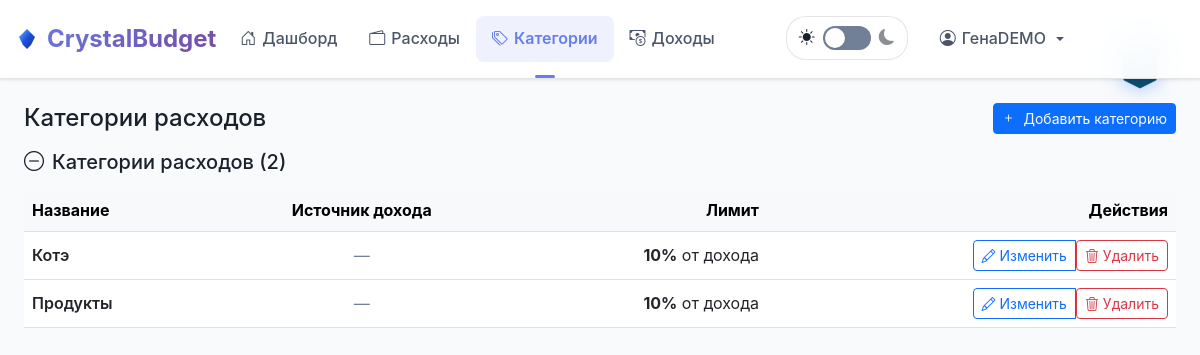
Page /categories (signed in) on the committed database.
### tables this page shows
CREATE TABLE categories (
            id INTEGER PRIMARY KEY AUTOINCREMENT,
            name TEXT NOT NULL,
            limit_type TEXT CHECK(limit_type IN ('fixed', 'percent')) DEFAULT 'fixed',
            value DECIMAL(10,2) NOT NULL,
            category_type TEXT DEFAULT 'expense' CHECK(category_type IN ('expense','income')),
            user_id INTEGER NOT NULL,
            created_at TIMESTAMP DEFAULT CURRENT_TIMESTAMP,
            FOREIGN KEY (user_id) REFERENCES users (id) ON DELETE CASCADE,
            UNIQUE(name, user_id, category_type)
        );

### app.py (the view)
@app.route("/categories")
@login_required
def categories():
    uid = session["user_id"]
    conn = get_db()
    rows = conn.execute(
        "SELECT *, COALESCE(category_type, 'expense') as category_type FROM categories WHERE user_id=? ORDER BY category_type, name", (uid,)
    ).fetchall()
    sources = conn.execute(
        "SELECT id, name FROM income_sources WHERE user_id=? ORDER BY name", (uid,)
    ).fetchall()
    rules = conn.execute(
        "SELECT category_id, source_id FROM source_category_rules WHERE user_id=?", (uid,)
    ).fetchall()
    rules_map = {r["category_id"]: r["source_id"] for r in rules}
    expense_categories = [cat for cat in rows if cat["category_type"] == "expense"]
    income_categories = [cat for cat in rows if cat["category_type"] == "income"]
    conn.close()
    return render_template("categories.html",
                         categories=rows,
                         expense_categories=expense_categories,
                         income_categories=income_categories,
                         income_sources=sources,
                         rules_map=rules_map)

### app.py (called while the page is built)
@app.context_processor
def inject_currency():
    code = session.get("currency", DEFAULT_CURRENCY)
    info = CURRENCIES.get(code, CURRENCIES[DEFAULT_CURRENCY])
    return dict(currency_code=code, currency_symbol=info["symbol"], currencies=CURRENCIES)

@app.template_filter("format_amount")
def format_amount(value, from_currency=None):
    try:
        if from_currency and 'currency' in session:
            target_currency = session['currency']
            if from_currency != target_currency:
                value = convert_currency(value, from_currency, target_currency)
        d = Decimal(str(value))
    except Exception:
        return str(value)
    q = d.quantize(Decimal("0.01"), rounding=ROUND_HALF_UP)
    s = f"{q:,.2f}".replace(",", " ")
    return s[:-3] if s.endswith("00") else s

def get_db():
    conn = sqlite3.connect(DB_PATH)
    conn.row_factory = sqlite3.Row
    conn.execute("PRAGMA foreign_keys = ON")
    return conn

def login_required(f):
    @wraps(f)
    def _wrap(*args, **kwargs):
        if "user_id" not in session:
            flash("Войдите, чтобы продолжить", "error")
            return redirect(url_for("login"))
        return f(*args, **kwargs)
    return _wrap

@app.before_request
def make_session_permanent():
    session.permanent = True

@app.before_request
def validate_request():
    if request.method == 'POST':
        app.logger.info(f'POST request to {request.endpoint} from {request.remote_addr}')
        app.logger.debug(f'Content-Type: {request.content_type}')
        app.logger.debug(f'Form keys: {list(request.form.keys())}')
    if request.method == 'POST' and request.endpoint in ['register', 'login']:
        content_type = request.content_type or ''
        if not content_type.startswith('application/x-www-form-urlencoded') and \
           not content_type.startswith('multipart/form-data'):
            app.logger.warning(f'Invalid Content-Type for form: {content_type} from {request.remote_addr}')

### templates/categories.html (shortened to what this page needs)
{% extends "base.html" %}
{% block content %}
<div class="d-flex justify-content-between align-items-center mb-3 flex-wrap gap-2">
  <h2 class="h4 m-0">Категории расходов</h2>
  <button class="btn btn-primary btn-sm" data-bs-toggle="collapse" data-bs-target="#addExpenseCategoryForm">
    <i class="bi bi-plus me-1"></i>
    Добавить категорию
  </button>
</div>
{% if expense_categories %}
<div class="mb-4">
  <h5 class="text-primary mb-3">
    <i class="bi bi-dash-circle me-2"></i>Категории расходов ({{ expense_categories|length }})
  </h5>
  <div class="table-responsive">
    <table class="table align-middle">
      <thead class="table-light">
        <tr>
          <th>Название</th>
          <th class="text-center">Источник дохода</th>
          <th class="text-end">Лимит</th>
          <th class="text-end">Действия</th>
        </tr>
      </thead>
      <tbody>
        {% for cat in expense_categories %}
        <tr>
          <td class="fw-semibold">{{ cat.name }}</td>
          <td class="text-center">
            {% set source_id = rules_map.get(cat.id) %}
            {% if source_id %}
              {% for source in income_sources %}
                {% if source.id == source_id %}
                  <span class="badge bg-info">{{ source.name }}</span>
                {% endif %}
              {% endfor %}
            {% else %}
              <span class="text-muted">—</span>
            {% endif %}
          </td>
          <td class="text-end">
            {% if cat.limit_type == 'percent' %}
              <strong>{{ cat.value|format_amount }}%</strong> от дохода
            {% else %}
              <strong>{{ cat.value|format_amount }} <span class="currency-display">{{ currency_symbol|default('₽') }}</span></strong>
            {% endif %}
          </td>
          <td class="text-end">
            <div class="btn-group" role="group">
              <button class="btn btn-sm btn-outline-primary" data-bs-toggle="modal" data-bs-target="#editModal{{ cat.id }}">
                <i class="bi bi-pencil"></i> Изменить
              </button>
              <form class="d-inline-block" method="POST" action="{{ url_for('categories_delete', cat_id=cat.id) }}">
                <button class="btn btn-sm btn-outline-danger" onclick="return confirm('Удалить категорию «{{ cat.name }}»?')">
                  <i class="bi bi-trash3"></i> Удалить
                </button>
              </form>
            </div>
          </td>
        </tr>
        {% endfor %}
      </tbody>
    </table>
  </div>
</div>
{% endif %}
{% endblock %}

### static/css/clean-theme.css (style rules this page uses)
:root { --bg-primary: #f8fafc; --bg-secondary: #ffffff; --bg-card: rgba(255, 255, 255, 0.95); --bg-nav: rgba(255, 255, 255, 0.95); --text-primary: #1a202c; --text-secondary: #4a5568; --text-muted: #718096; --text-on-dark: #ffffff; --primary-color: #667eea; --primary-dark: #5a67d8; --success-color: #48bb78; --warning-color: #ed8936; --danger-color: #f56565; --info-color: #4299e1; --rub-color: #48bb78; --usd-color: #4299e1; --eur-color: #ed8936; --primary-gradient: linear-gradient(135deg, #667eea 0%, #764ba2 100%); --success-gradient: linear-gradient(135deg, #48bb78 0%, #38a169 100%); --warning-gradient: linear-gradient(135deg, #ed8936 0%, #dd6b20 100%); --danger-gradient: linear-gradient(135deg, #f56565 0%, #e53e3e 100%); --border-color: rgba(0, 0, 0, 0.1); --border-radius: 8px; --border-radius-lg: 12px; --shadow-sm: 0 1px 3px rgba(0, 0, 0, 0.1); --shadow-md: 0 4px 6px rgba(0, 0, 0, 0.1); --shadow-lg: 0 10px 15px rgba(0, 0, 0, 0.1); --transition: all 0.2s ease-in-out; --transition-fast: all 0.15s ease-in-out; --focus-ring: 0 0 0 3px rgba(13, 110, 253, 0.25); }
* { box-sizing: border-box; }
html { color-scheme: light dark; }
body { font-family: 'Inter', -apple-system, BlinkMacSystemFont, 'Segoe UI', sans-serif; background: var(--bg-primary); color: var(--text-primary); line-height: 1.6; margin: 0; padding: 0; transition: background-color 0.2s ease, color 0.2s ease; }
.text-primary { color: var(--text-primary) !important; }
.text-muted { color: var(--text-muted) !important; }
.btn { transition: all 0.2s ease; }

### templates/base.html (style rules this page uses)
:root { --safe-area-inset-top: env(safe-area-inset-top, 0px); --safe-area-inset-right: env(safe-area-inset-right, 0px); --safe-area-inset-bottom: env(safe-area-inset-bottom, 0px); --safe-area-inset-left: env(safe-area-inset-left, 0px); }
body { padding:var(--safe-area-inset-top) var(--safe-area-inset-right) var(--safe-area-inset-bottom) var(--safe-area-inset-left) }

### templates/categories.html (style rules this page uses)
.table-responsive { overflow-x: auto; -webkit-overflow-scrolling: touch; }
.btn, .btn * { white-space: nowrap; }

### rows in the picture
categories: name "Котэ", value "10"
categories: name "Продукты", value "10"

### other values in the picture
{{ session.name or session.email }} "ГенаDEMO"
{{ expense_categories|length }} "2"
